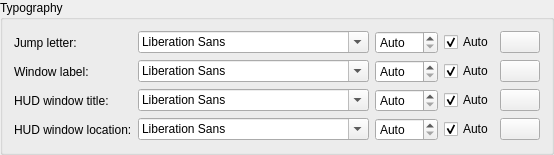
            <widget class="QGroupBox" name="groupBadgeTypography">
             <property name="title">
              <string>Typography</string>
             </property>
             <layout class="QFormLayout" name="formLayoutBadgeTypography">
              <item row="0" column="0">
               <widget class="QLabel" name="label_badgeLetterTypography">
                <property name="text">
                 <string>Jump letter:</string>
                </property>
                <property name="toolTip">
                 <string>Font family, size (0 = Auto), and color for jump letters.</string>
                </property>
               </widget>
              </item>
              <item row="0" column="1">
               <layout class="QHBoxLayout" name="layoutBadgeLetterTypography">
                <item>
                 <widget class="QFontComboBox" name="combo_BadgeLetterFont">
                  <property name="toolTip">
                   <string>Font family for jump letters.</string>
                  </property>
                 </widget>
                </item>
                <item>
                 <widget class="QSpinBox" name="kcfg_BadgeLetterFontSize">
                  <property name="toolTip">
                   <string>Font size in pixels (0 = Auto proportional to badge size).</string>
                  </property>
                  <property name="minimum">
                   <number>0</number>
                  </property>
                  <property name="maximum">
                   <number>200</number>
                  </property>
                  <property name="specialValueText">
                   <string>Auto</string>
                  </property>
                  <property name="suffix">
                   <string> px</string>
                  </property>
                 </widget>
                </item>
                <item>
                 <widget class="QCheckBox" name="kcfg_BadgeLetterColorAuto">
                  <property name="text">
                   <string>Auto</string>
                  </property>
                  <property name="checked">
                   <bool>true</bool>
                  </property>
                  <property name="toolTip">
                   <string>Automatically compute high-contrast black or white text color based on background luminance.</string>
                  </property>
                 </widget>
                </item>
                <item>
                 <widget class="KColorButton" name="kcfg_BadgeLetterColor">
                  <property name="alphaChannelEnabled">
                   <bool>true</bool>
                  </property>
                  <property name="toolTip">
                   <string>Text color for jump letters.</string>
                  </property>
                 </widget>
                </item>
               </layout>
              </item>

              <item row="1" column="0">
               <widget class="QLabel" name="label_badgeLabelTypography">
                <property name="text">
                 <string>Window label:</string>
                </property>
                <property name="toolTip">
                 <string>Font family, size (0 = Auto), and color for custom labels when window is unmarked.</string>
                </property>
               </widget>
              </item>
              <item row="1" column="1">
               <layout class="QHBoxLayout" name="layoutBadgeLabelTypography">
                <item>
                 <widget class="QFontComboBox" name="combo_BadgeLabelFont">
                  <property name="toolTip">
                   <string>Font family for custom window labels.</string>
                  </property>
                 </widget>
                </item>
                <item>
                 <widget class="QSpinBox" name="kcfg_BadgeLabelFontSize">
                  <property name="toolTip">
                   <string>Font size in pixels (0 = Auto proportional to badge size).</string>
                  </property>
                  <property name="minimum">
                   <number>0</number>
                  </property>
                  <property name="maximum">
                   <number>200</number>
                  </property>
                  <property name="specialValueText">
                   <string>Auto</string>
                  </property>
                  <property name="suffix">
                   <string> px</string>
                  </property>
                 </widget>
                </item>
                <item>
                 <widget class="QCheckBox" name="kcfg_BadgeLabelColorAuto">
                  <property name="text">
                   <string>Auto</string>
                  </property>
                  <property name="checked">
                   <bool>true</bool>
                  </property>
                  <property name="toolTip">
                   <string>Automatically compute high-contrast black or white text color based on background luminance.</string>
                  </property>
                 </widget>
                </item>
                <item>
                 <widget class="KColorButton" name="kcfg_BadgeLabelUnmarkedColor">
                  <property name="alphaChannelEnabled">
                   <bool>true</bool>
                  </property>
                  <property name="toolTip">
                   <string>Color for label when window is unmarked.</string>
                  </property>
                 </widget>
                </item>
               </layout>
              </item>

              <item row="2" column="0">
               <widget class="QLabel" name="label_badgeCaptionTypography">
                <property name="text">
                 <string>HUD window title:</string>
                </property>
                <property name="toolTip">
                 <string>Font family, size (0 = Auto), and color for window caption titles in HUD cards.</string>
                </property>
               </widget>
              </item>
              <item row="2" column="1">
               <layout class="QHBoxLayout" name="layoutBadgeCaptionTypography">
                <item>
                 <widget class="QFontComboBox" name="combo_BadgeCaptionFont">
                  <property name="toolTip">
                   <string>Font family for HUD window title.</string>
                  </property>
                 </widget>
                </item>
                <item>
                 <widget class="QSpinBox" name="kcfg_BadgeCaptionFontSize">
                  <property name="toolTip">
                   <string>Font size in pixels (0 = Auto proportional to HUD size).</string>
                  </property>
                  <property name="minimum">
                   <number>0</number>
                  </property>
                  <property name="maximum">
                   <number>200</number>
                  </property>
                  <property name="specialValueText">
                   <string>Auto</string>
                  </property>
                  <property name="suffix">
                   <string> px</string>
                  </property>
                 </widget>
                </item>
                <item>
                 <widget class="QCheckBox" name="kcfg_BadgeCaptionColorAuto">
                  <property name="text">
                   <string>Auto</string>
                  </property>
                  <property name="checked">
                   <bool>true</bool>
                  </property>
                  <property name="toolTip">
                   <string>Automatically compute high-contrast text color based on HUD card background luminance.</string>
                  </property>
                 </widget>
                </item>
                <item>
                 <widget class="KColorButton" name="kcfg_BadgeCaptionColor">
                  <property name="alphaChannelEnabled">
                   <bool>true</bool>
                  </property>
                  <property name="toolTip">
                   <string>Text color for window title in HUD cards.</string>
                  </property>
                 </widget>
                </item>
               </layout>
              </item>

              <item row="3" column="0">
               <widget class="QLabel" name="label_badgeLocationTypography">
                <property name="text">
                 <string>HUD window location:</string>
                </property>
                <property name="toolTip">
                 <string>Font family, size (0 = Auto), and color for desktop/state location in HUD cards.</string>
                </property>
               </widget>
              </item>
              <item row="3" column="1">
               <layout class="QHBoxLayout" name="layoutBadgeLocationTypography">
                <item>
                 <widget class="QFontComboBox" name="combo_BadgeLocationFont">
                  <property name="toolTip">
                   <string>Font family for HUD window location / status.</string>
                  </property>
                 </widget>
                </item>
                <item>
                 <widget class="QSpinBox" name="kcfg_BadgeLocationFontSize">
                  <property name="toolTip">
                   <string>Font size in pixels (0 = Auto proportional to HUD size).</string>
                  </property>
                  <property name="minimum">
                   <number>0</number>
                  </property>
                  <property name="maximum">
                   <number>200</number>
                  </property>
                  <property name="specialValueText">
                   <string>Auto</string>
                  </property>
                  <property name="suffix">
                   <string> px</string>
                  </property>
                 </widget>
                </item>
                <item>
                 <widget class="QCheckBox" name="kcfg_BadgeLocationColorAuto">
                  <property name="text">
                   <string>Auto</string>
                  </property>
                  <property name="checked">
                   <bool>true</bool>
                  </property>
                  <property name="toolTip">
                   <string>Automatically compute high-contrast text color based on HUD card background luminance.</string>
                  </property>
                 </widget>
                </item>
                <item>
                 <widget class="KColorButton" name="kcfg_BadgeLocationColor">
                  <property name="alphaChannelEnabled">
                   <bool>true</bool>
                  </property>
                  <property name="toolTip">
                   <string>Text color for desktop / state location in HUD cards.</string>
                  </property>
                 </widget>
                </item>
               </layout>
              </item>
             </layout>
            </widget>
